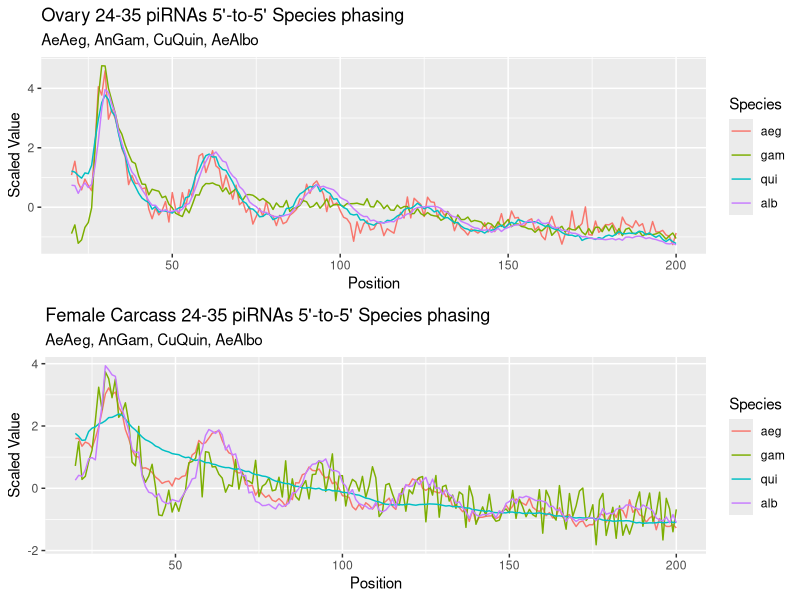
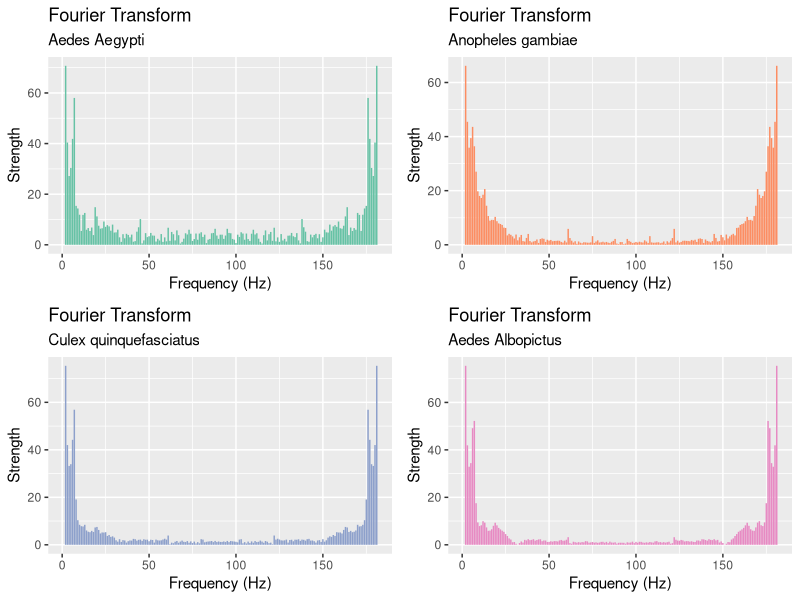

The R script that drew these images, in order:
## ---- chunk 1
suppressPackageStartupMessages({
  library(tidyverse)
  library(gridExtra)
  library(reshape2)
})
## ---- chunk 2
# Files are generated from the 5' to 5' phasing scripts output of a text file
# Both generated from the piRNA's of ovaries

# AeAeg species mosquito
aeg_ov <- read.csv("../Data/AeAeg_Ovary_TC.24_35.trim.fastq.uq.polyn.5to5_SPECIES.csv")
aeg_fc <- read.csv("../Data/AeAeg_Fcarc_TC.24_35.trim.fastq.uq.polyn.5to5_SPECIES.csv")
colnames(aeg_fc) <- c("Position", "Value")

# AnGam species
gam_ov <- read.csv("../Data/AnGam_Ovary_TN.24_35.trim.fastq.uq.polyn.5to5_SPECIES.csv")
gam_fc <- read.csv("../Data/AnGam_Fcarc_TN.24_35.trim.fastq.uq.polyn.5to5_SPECIES.csv")

# CuQuin species
qui_ov <- read.csv("../Data/CuQuin_Ovary_NL.24_35.trim.fastq.uq.polyn.5to5_SPECIES.csv")
qui_fc <- read.csv("../Data/CuQuin_Fcarc_NL.24_35.trim.fastq.uq.polyn.5to5_SPECIES.csv")

# AeAlbo species
alb_ov <- read.csv("../Data/AeAlbo_Ovary_OA.24_35.trim.fastq.uq.polyn.5to5_SPECIES.csv")
alb_fc <- read.csv("../Data/AeAlbo_Fcarc_OA.24_35.trim.fastq.uq.polyn.5to5_SPECIES.csv")
colnames(alb_ov) <- c("Position", "Value")

# Combine data
  # Potential problem: filtered after scaling
ov_std <- tibble(Position = aeg_ov$Position, aeg = (aeg_ov$Value),
                 gam = (gam_ov$Value),
                 qui = (qui_ov$Value),
                 alb = (alb_ov$Value)) %>%
  filter(Position >= 20) %>%
  mutate(aeg = scale(aeg), gam = scale(gam),
         qui = scale(qui), alb = scale(alb)) %>%
  reshape2::melt(id = "Position", variable.name = "Species", value.name = "Value")

fc_std <- tibble(Position = aeg_fc$Position, aeg = (aeg_fc$Value),
                 gam = (gam_fc$Value),
                 qui = (qui_fc$Value),
                 alb = (alb_fc$Value)) %>%
  filter(Position >= 20) %>%
  mutate(aeg = scale(aeg), gam = scale(gam),
         qui = scale(qui), alb = scale(alb)) %>%
  reshape2::melt(id = "Position", variable.name = "Species", value.name = "Value")

write.csv(ov_std, "../Data/ovary_scaled.csv")
write.csv(fc_std, "../Data/femcarcass_scaled.csv")
## ---- chunk 3
# Descriptive statistics
ov_std %>%
  group_by(Species) %>%
    summarise(mean = mean(Value), median = median(Value), sd = sd(Value),
            MSSD = round(psych::mssd(Value), 5),
            RMSSD = round(psych::rmssd(Value), 4),
            "lag-one autocor" = cor(Value[-length(Value)], Value[-1]),
              Hurst = pracma::hurstexp(Value, display = FALSE)$Hrs)

fc_std %>%
  group_by(Species) %>%
    summarise(mean = mean(Value), median = median(Value), sd = sd(Value),
              MSSD = round(psych::mssd(Value), 4),
              RMSSD = round(psych::rmssd(Value), 4),
              "lag-one autocor" = cor(Value[-length(Value)], Value[-1]),
              Hurst = pracma::hurstexp(Value, display = FALSE)$Hrs)

# Plot
p1 <- ov_std %>%
  ggplot(aes(x = Position, y = Value, col = Species)) +
  geom_line() +
  labs(title = "Ovary 24-35 piRNAs 5'-to-5' Species phasing",
       subtitle = "AeAeg, AnGam, CuQuin, AeAlbo") +
  ylab("Scaled Value")

p2 <- fc_std %>%
  ggplot(aes(x = Position, y = Value, col = Species)) +
  geom_line() +
  labs(title = "Female Carcass 24-35 piRNAs 5'-to-5' Species phasing",
       subtitle = "AeAeg, AnGam, CuQuin, AeAlbo") +
  ylab("Scaled Value")

grid.arrange(p1, p2, nrow = 2)

## ---- chunk 4
# Fourier transform to uncover period
  # Species: aeg gam qui alb
create_plot <- function(df, wh_species, st, col) {
  df %>%
  filter(Species == wh_species) %>%
  mutate(ft = fft(Value)) %>%
  ggplot(aes(x = seq_along(Position), ymax = Mod(ft), ymin = 0)) +
  geom_linerange(col = col) +
  #geom_vline(mapping = 
  #             aes(xintercept  = 
  #                   seq_along(Position)[which.max(Mod(ft))[1]]),
  #           col = "black", linetype = 2) +
  xlab("Frequency (Hz)") +
  ylab("Strength") +
  ggtitle("Fourier Transform", subtitle = st)
}

allcol <- RColorBrewer::brewer.pal(n = 6, name = "Set2")

# Ovary
p1 <- create_plot(df = ov_std, "aeg", "Aedes Aegypti", allcol[1])
p2 <- create_plot(df = ov_std, "gam", "Anopheles gambiae", 
                  allcol[2])
p3 <- create_plot(df = ov_std, "qui", 
                  "Culex quinquefasciatus", allcol[3])
p4 <- create_plot(df = ov_std, "alb", 
                  "Aedes Albopictus", allcol[4])
grid.arrange(p1, p2, p3, p4, ncol = 2)

period_value <- function(df, wh_species){
  df %>%
  filter(Species == wh_species) %>%
  mutate(ft = fft(Value)) %>%
  summarise(period = seq_along(ft) - 1,
            Mod_FourierT = Mod(ft)) %>%
  filter(period < max(period)/2) %>%
  arrange(desc(Mod_FourierT)) %>%
  slice_head(n = 10)
}

period_value(df = ov_std, "aeg")
period_value(df = ov_std, "gam")
period_value(df = ov_std, "qui")
period_value(df = ov_std, "alb")
